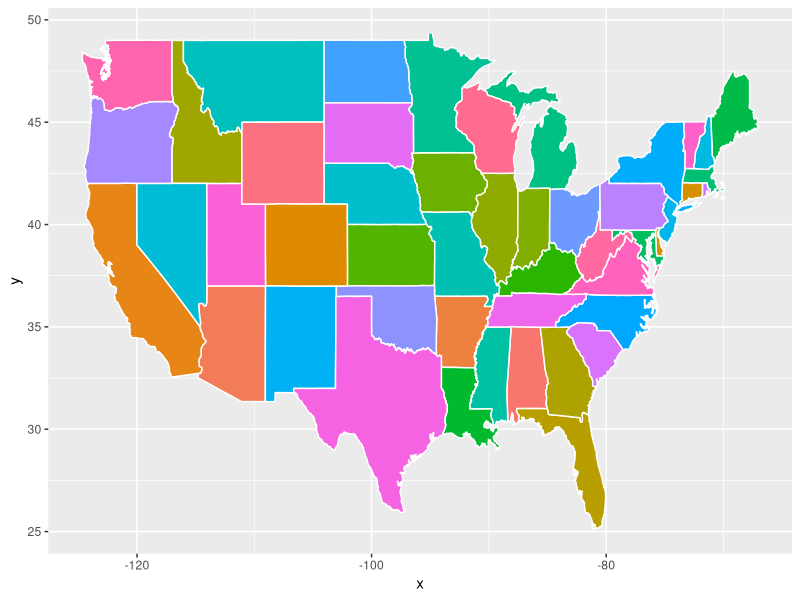
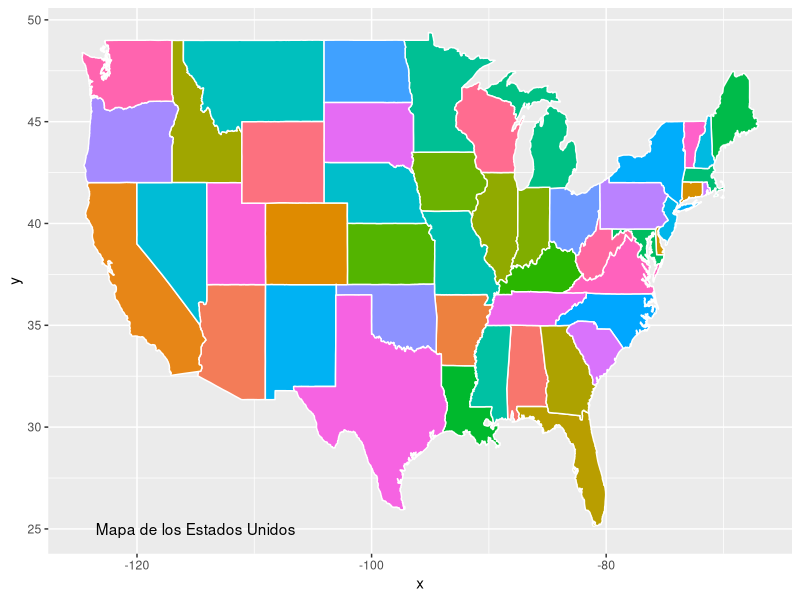
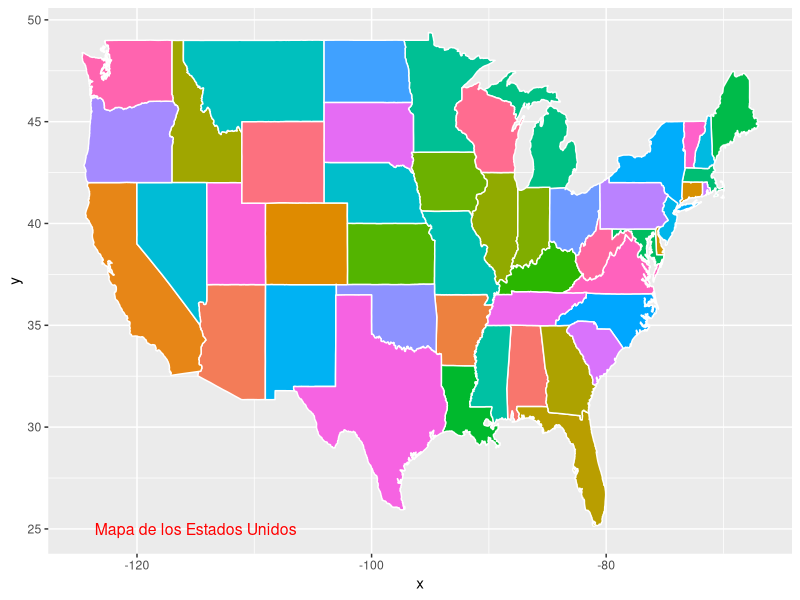
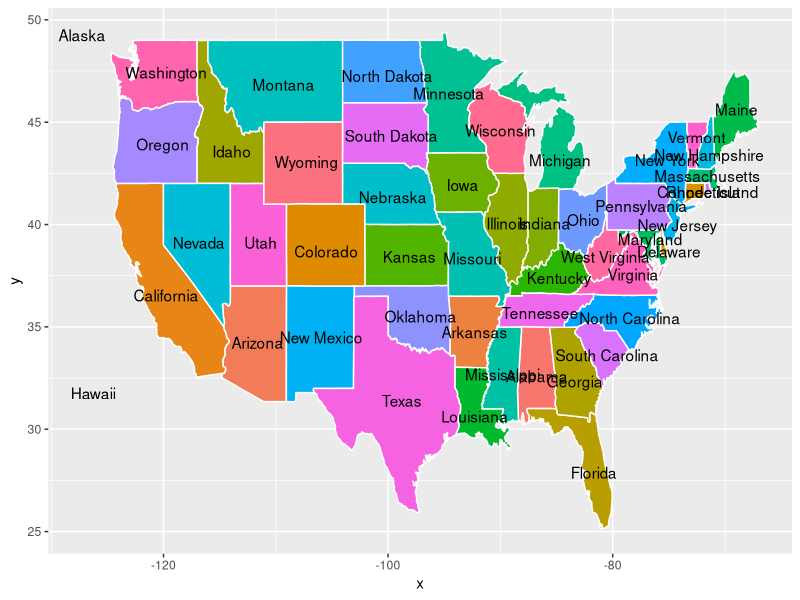
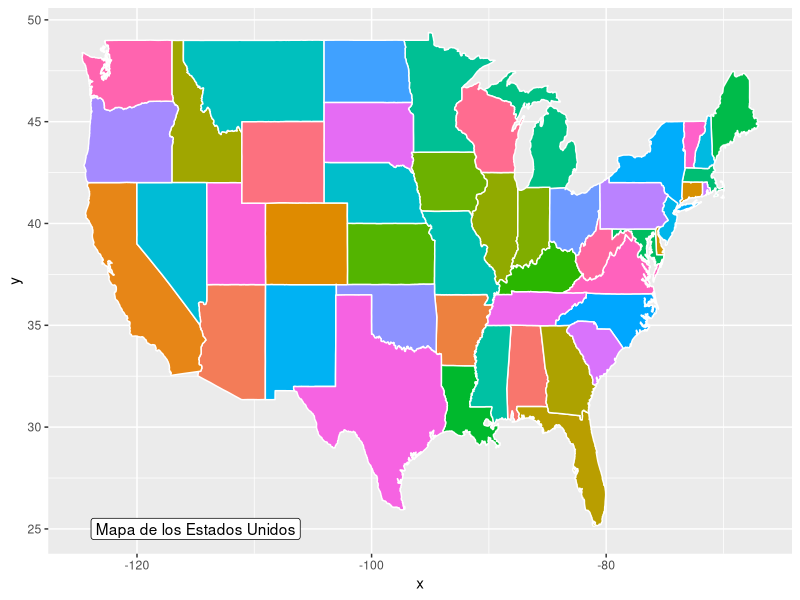
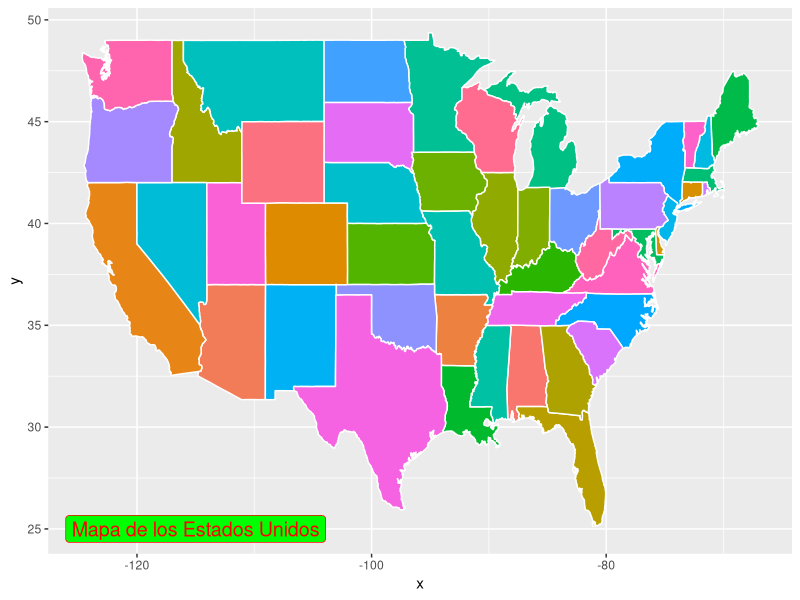
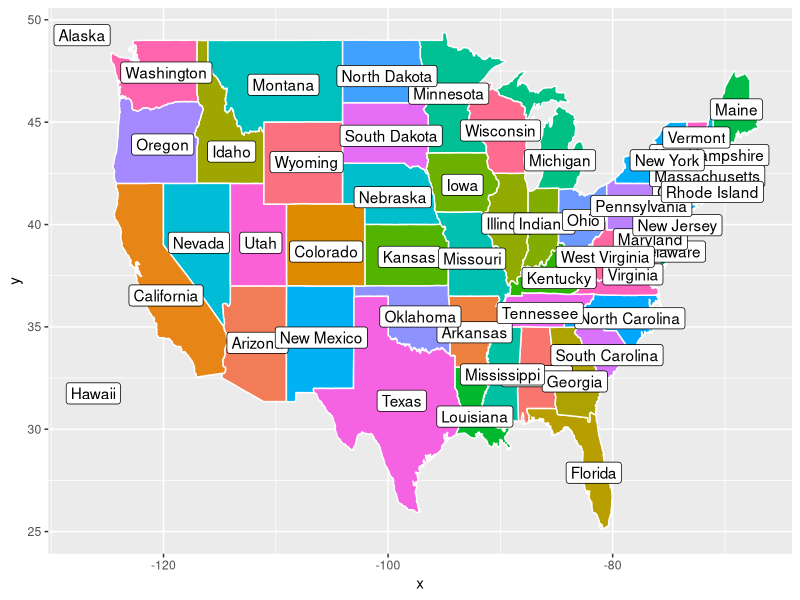
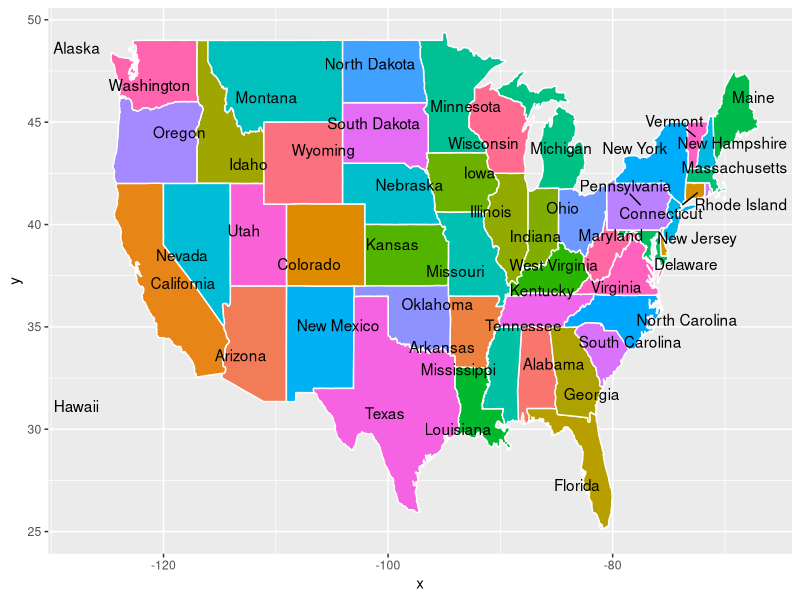

Write the R code that produced these figures, in order.
## ---- chunk 1
library(ggplot2)
## ---- chunk 2
library(maps)
## ---- chunk 3
df <- data.frame(x = state.center$x, y = state.center$y,
                 state = state.name)

p <- ggplot(df, aes(x = x, y = y)) + 
  geom_polygon(data = map_data("state"),
               color = "white",
               aes(x = long, y = lat,
                   fill = map_data("state")$region,
                   group = group)) +
  guides(fill = FALSE)

## ---- chunk 4
p
## ---- chunk 5
p + 
  geom_text(aes(x = -115, y = 25,
                label = "Mapa de los Estados Unidos"),
            stat = "unique")
## ---- chunk 6
p + 
  geom_text(aes(x = -115, y = 25,
                label = "Mapa de los Estados Unidos"),
            stat = "unique",
            size = 4, color = "red")
## ---- chunk 7
p + 
  geom_text(aes(label = state))
## ---- chunk 8
p + 
  geom_label(aes(x = -115, y = 25,
                 label = "Mapa de los Estados Unidos"),
             stat = "unique")
## ---- chunk 9
p + 
  geom_label(aes(x = -115, y = 25,
                 label = "Mapa de los Estados Unidos"),
             stat = "unique",
             size = 5, color = "red", fill = "green") 
## ---- chunk 10

p + 
  geom_label(aes(label = state))
## ---- chunk 11
library(ggrepel)
## ---- chunk 12
p + 
  geom_text_repel(aes(label = state))
## ---- chunk 13
p + 
  geom_label_repel(aes(label = state))
